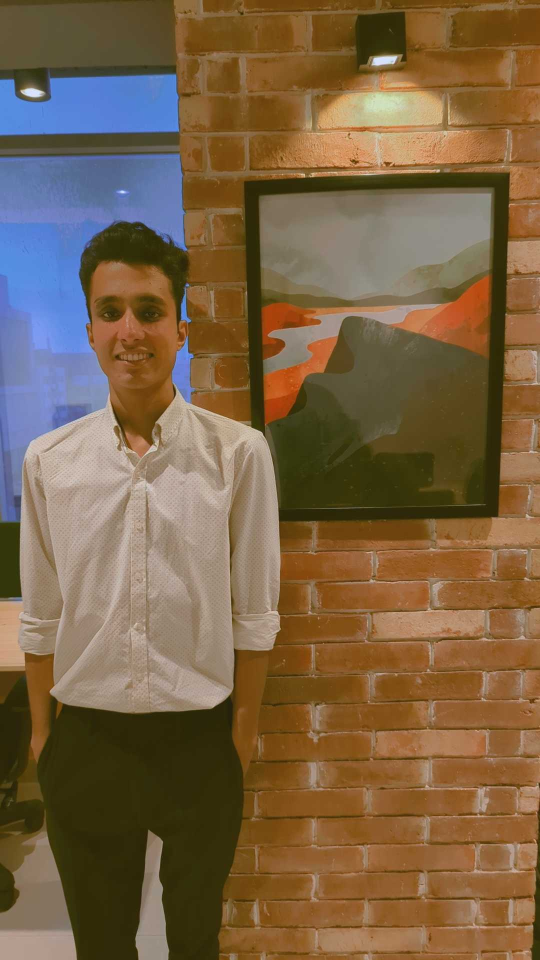
#> input picture Masking/hasnain.jpg, 1080 x 1920 px (shown at 1/2 size)
$ jupyter execute --allow-errors test.ipynb
#> lines starting #> are read from the running program, lines starting #| are printed output that depends on the picture
### Masking/masking.py
import numpy as np
import cv2
from PIL import Image, ImageDraw
from functools import wraps
from time import time
import numpy as np

from Masking.preprocess.humanparsing.run_parsing import Parsing
from Masking.preprocess.openpose.run_openpose import OpenPose


def timing(f):
    # [8 lines left out: function wrap, not called in this run]
    return wrap

class Masking:
    def __init__(self):
        self.parsing_model = Parsing(-1)
        self.openpose_model = OpenPose(-1)

    # [154 lines left out: functions get_mask, extend_arm_mask, hole_fill, refine_mask, get_mask_location, not called in this run]


label_map = {
    "background": 0,
    "hat": 1,
    "hair": 2,
    "sunglasses": 3,
    "upper_clothes": 4,
    "skirt": 5,
    "pants": 6,
    "dress": 7,
    "belt": 8,
    "left_shoe": 9,
    "right_shoe": 10,
    "head": 11,
    "left_leg": 12,
    "right_leg": 13,
    "left_arm": 14,
    "right_arm": 15,
    "bag": 16,
    "scarf": 17,
}


# [4 lines that do not run on import are left out]
    # mask.show()

### Masking/test.ipynb
[cell 1]
from PIL import Image
import cv2
import numpy
from time import time

from preprocess.humanparsing.run_parsing import Parsing
from preprocess.openpose.run_openpose import OpenPose
import matplotlib.pyplot as plt
#> (the rest of this cell did not finish here and is left out)

#> (a cell that did not finish here is left out)

[cell 3]
# human_img = Image.open("/Users/zohaib.munir/Downloads/2024-07-18_05-44-21_7351.png").convert('RGB').resize((768,1024))
human_img = Image.open("hasnain.jpg").convert('RGB')
#> human_img is the input picture: PIL image 1080x1920 RGB; mean R, G, B 122.5, 98.5, 69.7
target_size = human_img.size
#> target_size = (1080, 1920)
human_img = human_img.resize(((768,1024)))
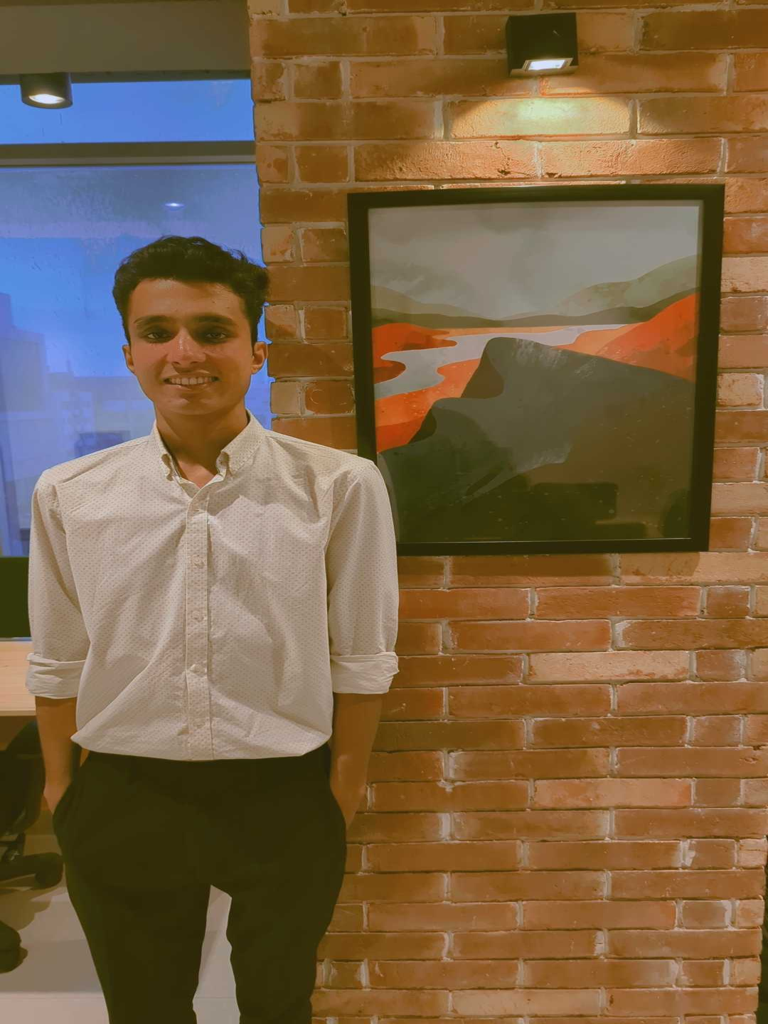
#> human_img: PIL image 768x1024 RGB; mean R, G, B 122.5, 98.5, 69.7
target_size
#> Out = (1080, 1920)
